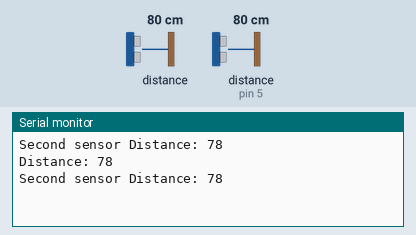
Simulated run of this sketch. Board: Arduino Uno, built with avr-gcc and run on an emulated ATmega328P. Parts: the last lines printed to the serial monitor. Wiring (inferred from the names in the program): 2 × ultrasonic range finder: trigger pin 2, echo pin 0 / trigger pin 4, echo pin 5. Inputs (shaded band) come from the test bench; at power-on: distance to the obstacle 80 cm, distance to the obstacle (sensor on pin 5) 80 cm. The echo pulse lasts 58.3 µs per cm.

Above: at 4.8 s.
4.9 s: distance to the obstacle (sensor 0) set to 2 cm
At 6.5 s:
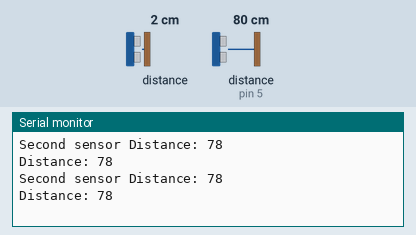
9.9 s: distance to the obstacle (sensor on pin 5) set to 2 cm
At 10.9 s:
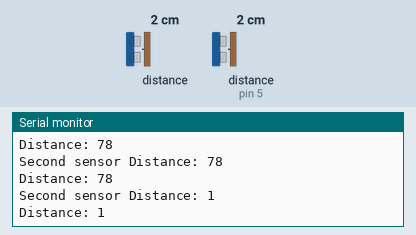
14.9 s: distance to the obstacle (sensor 0) set to 4 cm
At 16.7 s:
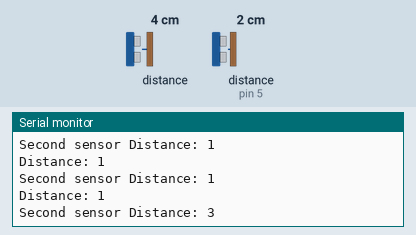
19.9 s: distance to the obstacle (sensor on pin 5) set to 4 cm
At 21.0 s:
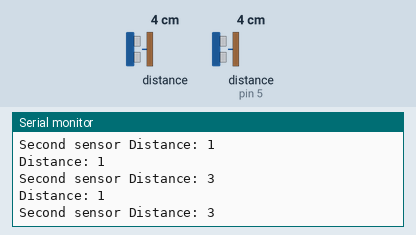
Timing chart, 0 to 22.9 s (numbered marks = the images above; inputs shaded):
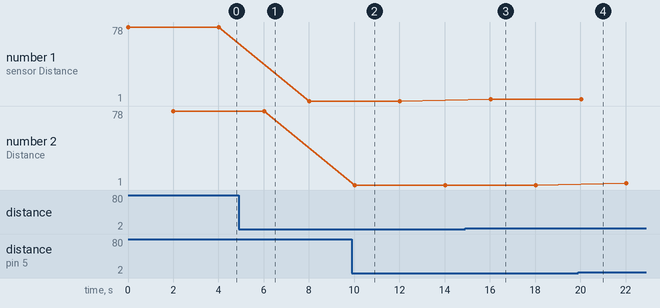

The sketch:

Ultrasonic_Sensor_original.ino
```cpp
// defines pins numbers
const int trigPin = 2;  //D4
const int echoPin = 0;  //D3
const int trigPinSe = 4;  //D6
const int echoPinSe = 5;  //D5

// defines variables
long duration;
int distance;

void setup() {
pinMode(trigPin, OUTPUT); // Sets the trigPin as an Output
pinMode(echoPin, INPUT); // Sets the echoPin as an Input
pinMode(trigPinSe, OUTPUT); // Sets the trigPin as an Output
pinMode(echoPinSe, INPUT); // Sets the echoPin as an Input
Serial.begin(9600); // Starts the serial communication
}

void loop() {
  Water_system(trigPin,echoPin,duration,distance);
//  delay(500);
  Water_system(trigPinSe,echoPinSe,duration,distance);
}

int Water_system(int trigPin,int echoPin,int distance,long duration){

  // Clears the trigPin
  digitalWrite(trigPin, LOW);
  delayMicroseconds(2);

  // Sets the trigPin on HIGH state for 10 micro seconds
  digitalWrite(trigPin, HIGH);
  delayMicroseconds(10);
  digitalWrite(trigPin, LOW);

  // Reads the echoPin, returns the sound wave travel time in microseconds
  duration = pulseIn(echoPin, HIGH);

  // Calculating the distance
  distance= duration*0.034/2;
  // Prints the distance on the Serial Monitor
  if(trigPin==4){
    Serial.print("Distance: ");
    Serial.println(distance);
    delay(2000);
  }
  else{
    Serial.print("Second sensor Distance: ");
    Serial.println(distance);
    delay(2000);
  }

}
```

Measured:
- after the input at 9.9 s, the serial monitor: prints a new line after 0.12 s (image 2)
- after the input at 14.9 s, the serial monitor: prints a new line after 1.1 s (image 3)
- plotted number 1: 78 → 1 after the input at 4.9 s, 1 → 3 after the input at 14.9 s
